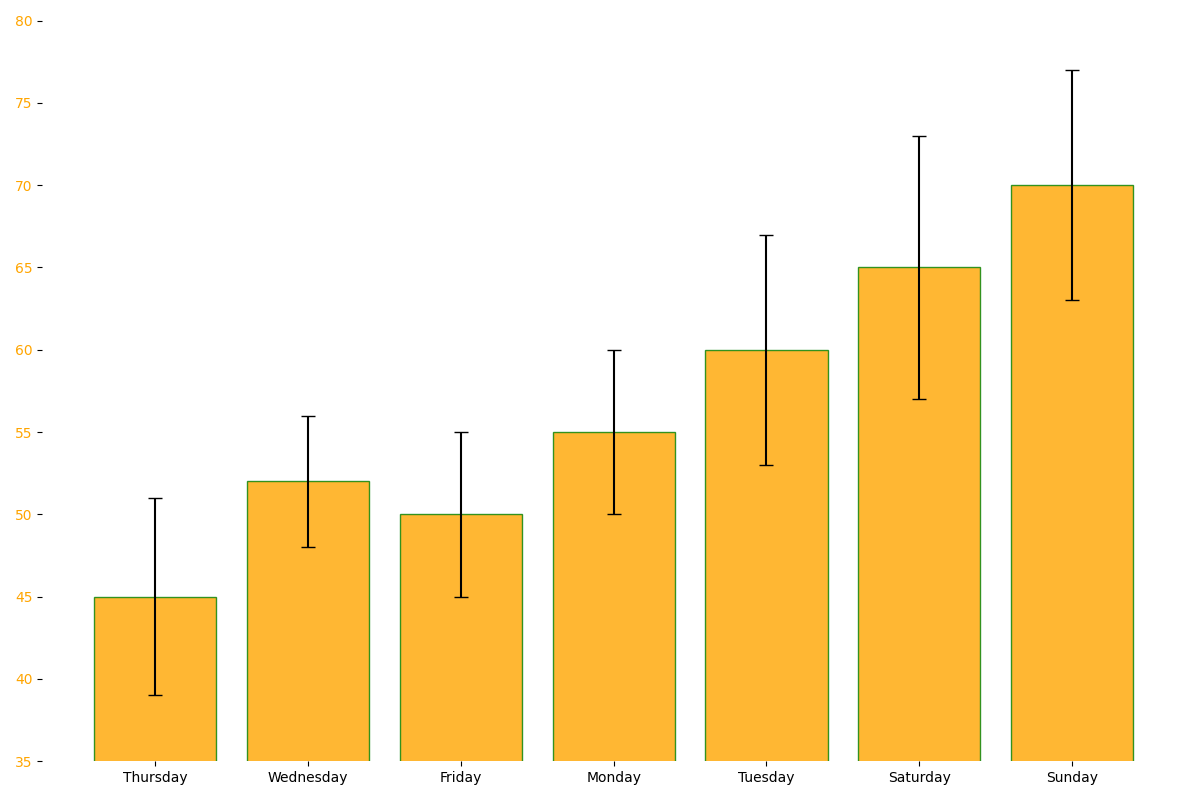

This chart was generated by the following Python code:
import matplotlib.pyplot as plt
import numpy as np

days = ["Thursday", "Wednesday", "Friday", "Monday", "Tuesday", "Saturday", "Sunday"]
pm25_concentrations = np.array([45, 52, 50, 55, 60, 65, 70])
pm25_variability = np.array([6, 4, 5, 5, 7, 8, 7])

fig, ax1 = plt.subplots(figsize=(12, 8))

# Plotting a sorted bar chart
ax1.bar(days, pm25_concentrations, yerr=pm25_variability,
        capsize=5, color='orange', alpha=0.8, edgecolor='green')

ax1.set_ylim(35, 80)
ax1.set_yticks(np.arange(35, 85, 5))
ax1.tick_params(axis='y', labelcolor='orange')

# Remove borders/spines
for spine in ax1.spines.values():
    spine.set_visible(False)

plt.tight_layout()
plt.show()
